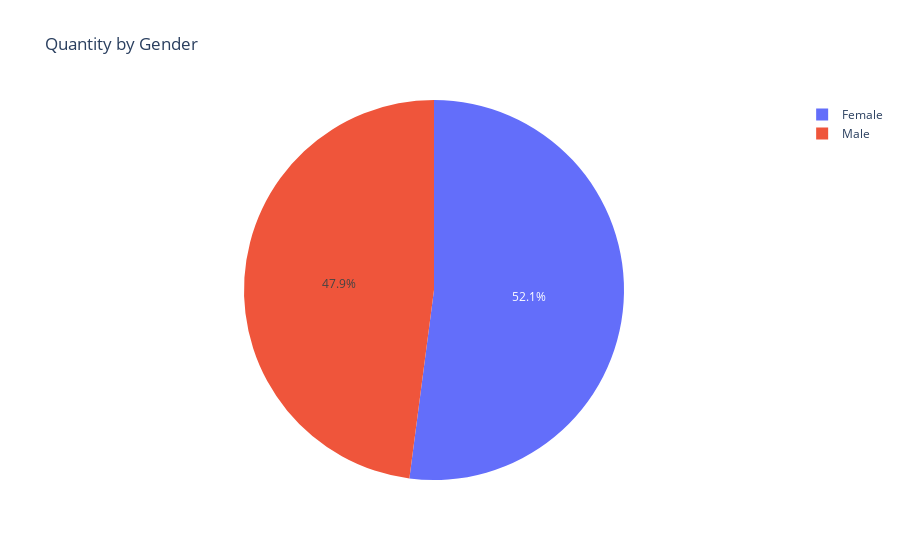

The notebook cell this image was saved under:
### Code cell
px.pie(data_frame=df ,names='Gender' , values='Quantity',title='Quantity by Gender')

### Figure 1 — Plotly figure (JSON) as saved in the notebook; plotly's stock layout.template omitted (floating-point values rounded to 4 significant figures; data arrays with more than 128 entries replaced by an {"elided": "..."} marker saying what was removed)
{"data": [{"domain": {"x": [0, 1], "y": [0, 1]}, "hovertemplate": "Gender=%{label}<br>Quantity=%{value}<extra></extra>", "labels": {"elided": "1000 str values"}, "legendgroup": "", "name": "", "showlegend": true, "type": "pie", "values": {"elided": "1000 int values"}}], "layout": {"legend": {"tracegroupgap": 0}, "title": {"text": "Quantity by Gender"}}}
